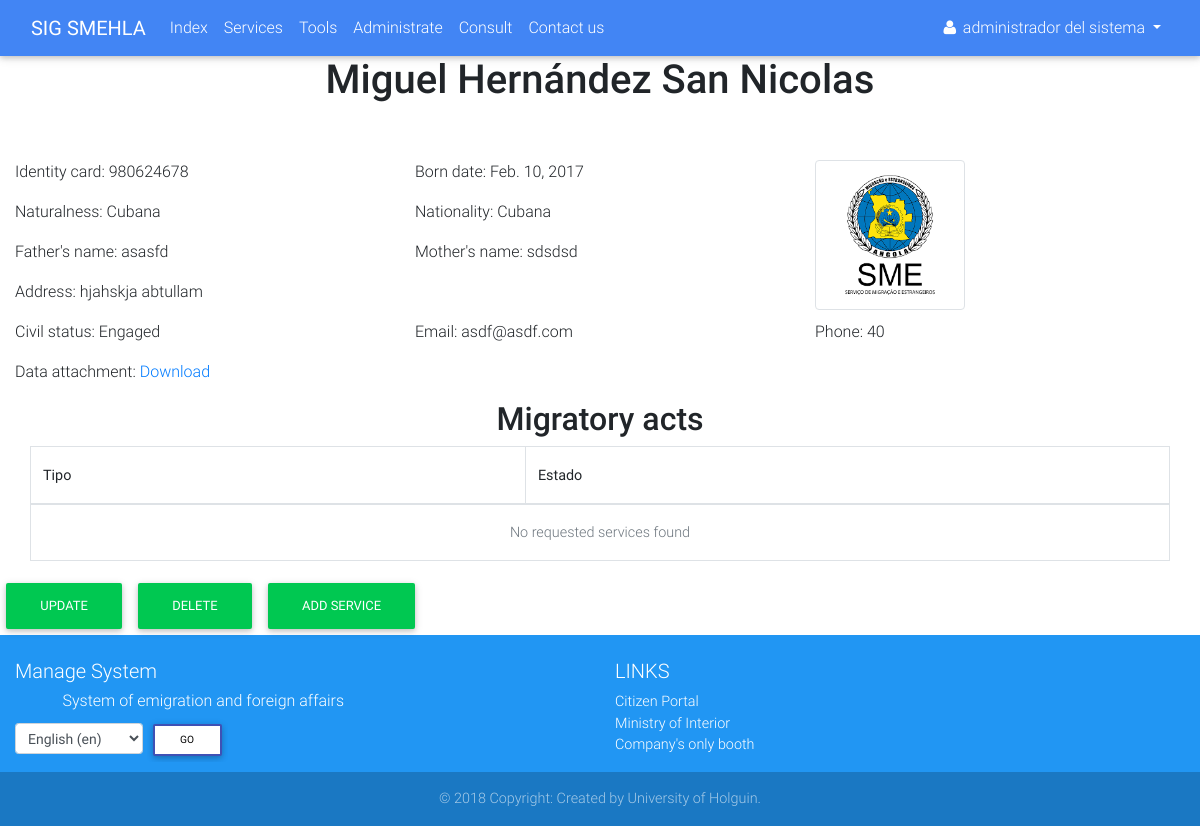
Page /client/4/detail/ (signed in) on the earlier database version.
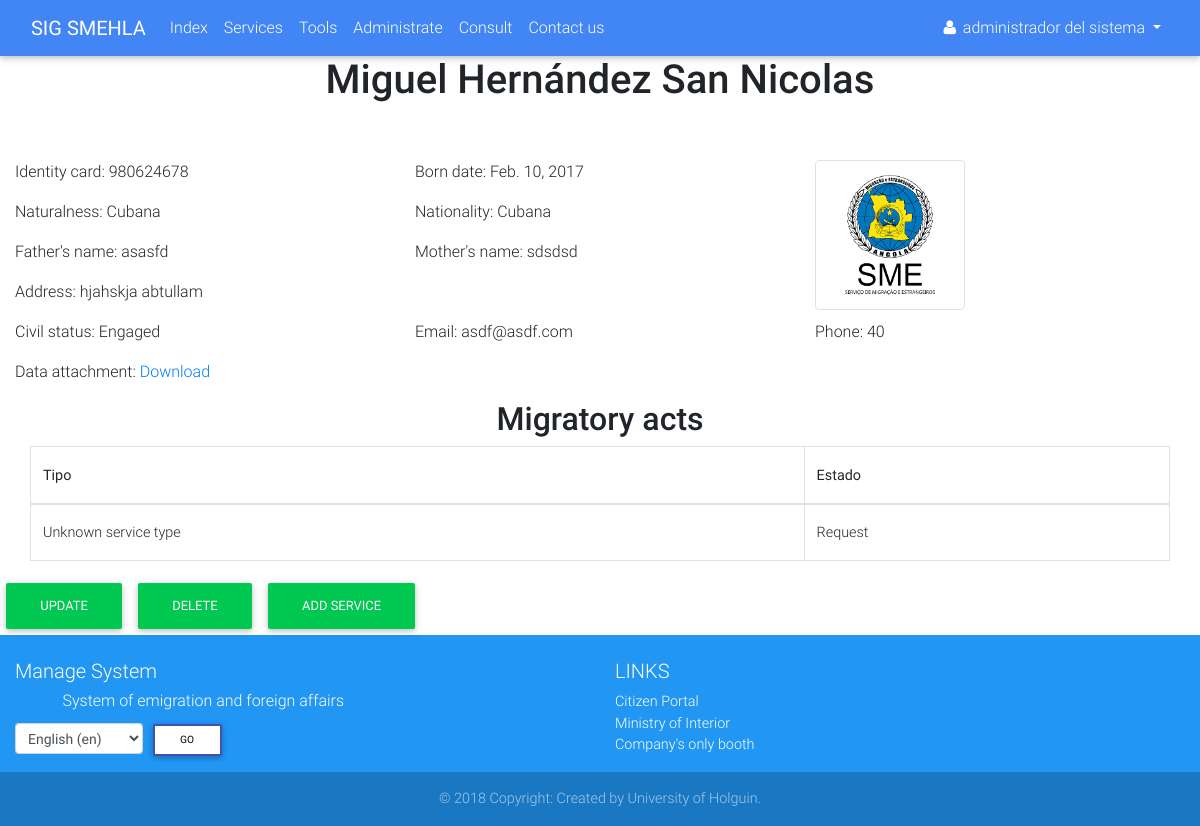
Same page on the later database version.
### accounts/models.py (models this page shows, shortened)
class Profile(AbstractUser):
    OCCUPATION_TYPE = (
        ('FAC', _('Functionary of Attention to Customer')),
        ('BAC', _('Boss of Attention to Customer')),
        ('BDAC', _('Boss of Departament of Attention to Customer')),
        ('DIR', _('Director')),
        ('ADMIN', _('Administrator')),
    )
    born_date = models.DateField(_('Born date'), blank=True, null=True, validators=[validate_born_date])
    occupation = models.CharField(_('Occupation'), max_length=5, choices=OCCUPATION_TYPE, default=OCCUPATION_TYPE[0])
    REQUIRED_FIELDS = ['email', 'born_date']
    class Meta:
        verbose_name = _('Profile')
        verbose_name_plural = _('Profiles')
    def __str__(self):
        if self.first_name and self.last_name:
            return self.get_full_name()
        else:
            return self.username

### services/models.py (models this page shows, shortened)
class Client(models.Model):
    CIVIL_STATUS = (
        ('S', _('Single')),
        ('E', _('Engaged')),
        ('M', _('Married')),
        ('W', _('Widower')),
    )
    def upload_file(self, filename):
        ext = filename.split('.')[-1]
        return 'clients/{}.{}'.format(self.ci, ext)
    ci = models.CharField(_('Identity card'), max_length=13, unique=True)
    first_name = models.CharField(_('First name'), max_length=30)
    last_name = models.CharField(_('Last name'), max_length=150)
    born_date = models.DateField(_('Born date'), validators=[validators.validate_born_date])
    civil_status = models.CharField(_('Civil status'), choices=CIVIL_STATUS, max_length=1)
    naturalness = models.CharField(_("Naturalness"), max_length=30)
    nationality = models.CharField(_('Nationality'), max_length=30)
    father = models.CharField(_('Father name'), max_length=200)
    mother = models.CharField(_('Mother name'), max_length=200)
    address = models.TextField(_('Address'))
    email = models.EmailField(_('Email'))
    phone = models.PositiveIntegerField(_('Phone number'))
    data_attachment = models.FileField(_('Data attachment'), upload_to=upload_file, null=True, blank=True)
    def get_full_name(self):
        full_name = '%s %s' % (self.first_name, self.last_name)
        return full_name.strip()

class Service(models.Model):
    SERVICE_STATUS = (
        ('1', _('Request')),
        ('2', _('Invoicing')),
        ('3', _('Revision')),
        ('4', _('Authenticating')),
        ('5', _('Deliver')),
    )
    SERVICE_TYPE = {
        'None': _('Unknown service type'),
        'visa': _('Visa'),
    }
    client = models.ForeignKey(verbose_name=_('Client'), to=Client, on_delete=models.CASCADE)
    status = models.CharField(_('Status'), max_length=1, choices=SERVICE_STATUS)
    service_type = None
    def get_service_type(self):
        if self.service_type:
            return self.service_type
        else:
            return self.SERVICE_TYPE['None']

### services/views.py (the view)
# urls.py: path('client/<int:pk>/detail/', views.ClientDetailView.as_view(), name='client_detail'),
class ClientDetailView(mixins.LoginRequiredMixin, generic.DetailView):
    model = models.Client

### services/templates/services/client_detail.html (shortened to what this page needs)
{% extends 'navbar.html' %}
{% load i18n %}
{% load static %}
{% block main %}
    <div class="container-fluid">
        <div class="row">
            <div class="col-lg-12 mb-5">
                <h1 class="h1 text-center">{{ client.get_full_name }}</h1>
            </div>
        </div>
        <div class="row">
            <div class="col-lg-8">
                <div class="row">
                    <div class="col-lg-6">
                        <p>{% trans 'Identity card' %}: {{ client.ci }}</p>
                    </div>
                    <div class="col-lg-6">
                        <p>{% trans 'Born date' %}: {{ client.born_date }}</p>
                    </div>
                </div>
                <div class="row">
                    <div class="col-lg-6">
                        <p>{% trans 'Naturalness' %}: {{ client.naturalness }}</p>
                    </div>
                    <div class="col-lg-6">
                        <p>{% trans 'Nationality' %}: {{ client.nationality }}</p>
                    </div>
                </div>
                <div class="row">
                    <div class="col-lg-6">
                        <p>{% trans "Father's name" %}: {{ client.father }}</p>
                    </div>
                    <div class="col-lg-6">
                        <p>{% trans "Mother's name" %}: {{ client.mother }}</p>
                    </div>
                </div>
                <div class="row">
                    <div class="col-lg-12">
                        <p>{% trans 'Address' %}: {{ client.address }}</p>
                    </div>
                </div>
            </div>
            <div class="col-lg-4">
                {% if client.image %}
                    <img src="{{ client.image.url }}" alt="{{ client.first_name }}" width="150em" height="150em"
                         class="img-thumbnail">
                {% else %}
                    <img src="{% static 'accounts/img/favicon.png' %}" alt="{{ client.first_name }}" width="150em"
                         height="150em" class="img-thumbnail right">
                {% endif %}
            </div>
        </div>
        <div class="row">
            <div class="col-lg-4">
                <p>{% trans 'Civil status' %}: {{ client.get_civil_status_display }}</p>
            </div>
            <div class="col-lg-4">
                <p>{% trans 'Email' %}: {{ client.email }}</p>
            </div>
            <div class="col-lg-4">
                <p>{% trans 'Phone' %}: {{ client.phone }}</p>
            </div>
        </div>
        <div class="row">
            <div class="col-lg-12">
                {% if client.data_attachment %}
                    <p>{% trans 'Data attachment' %}:
                        <a href="{{ client.data_attachment.url }}"
                           download="{{ client.get_full_name }}_{{ client.data_attachment.name }}">
                            {% trans 'Download' %}
                        </a>
                    </p>
                {% endif %}
            </div>
        </div>
        <div class="row">
            <div class="col-12">
                <h2 class="h2 text-center">{% trans 'Migratory acts' %}</h2>
            </div>
        </div>
        <div class="container">
            <div class="row">
                <table class="table table-bordered table-hover">
                    <thead>
                    <tr>
                        <th>Tipo</th>
                        <th>Estado</th>
                    </tr>
                    </thead>
                    <tbody>
                    {% for service in client.service_set.all %}
                        <tr>
                            <td>{{ service.get_service_type }}</td>
                            <td>{{ service.get_status_display }}</td>
                        </tr>
                    {% empty %}
                        <tr>
                            <td colspan="2"
                                class="text-muted text-center">{% trans 'No requested services found' %}</td>
                        </tr>
                    {% endfor %}
                    </tbody>
                </table>
            </div>
        </div>
        <div class="row">
            <div class="">
                <a href="{% url 'services:client_update' client.pk %}" class="btn btn-success">{% trans 'Update' %}</a>
                <a href="{% url 'services:client_delete' client.pk %}" class="btn btn-success">{% trans 'Delete' %}</a>
                <a href="#" class="btn btn-success">{% trans 'Add service' %}</a>
            </div>
        </div>
    </div>
{% endblock %}

### accounts/templates/navbar.html (shortened to what this page needs)
{% extends 'base.html' %}
{% load static %}
{% load i18n %}
{% block styles %}
    <link rel="stylesheet" href="{% static 'accounts/css/navbar.css' %}">
{% endblock %}
{% block content %}
    <header>
        <nav class="navbar navbar-expand-lg navbar-dark primary-color">
            <div class="container-fluid">
                <a href="{% url 'services:index' %}" class="navbar-brand">
                    <strong>SIG SMEHLA</strong>
                </a>
                <div class="collapse navbar-collapse" id="navbar">
                    <ul class="navbar-nav mr-auto">
                        <li class="nav-item" id="init">
                            <a href="{% url 'services:index' %}" class="nav-link">{% trans 'Index' %}
                                </a>
                        </li>
                        <li class="nav-item" id="services">
                            <a href="{% url 'services:services' %}" class="nav-link">{% trans 'Services' %}</a>
                        </li>
                        {% if user.is_authenticated %}
                            <li class="nav-item" id="tools">
                                <a href="{% url 'services:tools' %}" class="nav-link">{% trans 'Tools' %}</a>
                            </li>
                        {% endif %}
                        {% if user.is_superuser %}
                            <li class="nav-item" id="dashboard">
                                <a href="{% url 'accounts:dashboard' %}" class="nav-link">{% trans 'Administrate' %}</a>
                            </li>
                        {% endif %}
                        <li class="nav-item" id="status">
                            <a href="{% url 'services:status' %}" class="nav-link">{% trans 'Consult' %}</a>
                        </li>
                        <li class="nav-item">
                            <a href="#" class="nav-link" data-toggle="modal"
                               data-target="#contact">{% trans 'Contact us' %}</a>
                        </li>
                    </ul>
                    <div class="form-inline">
                        <ul class="navbar-nav mr-auto">
                            <li class="nav-item">
                                {% if user.is_authenticated %}
                                    <div class="dropdown">
                                        <a href="#" id="test" class="nav-link waves-effect waves-light dropdown-toggle"
                                           data-toggle="dropdown" aria-haspopup="true" aria-expanded="false">
                                            <i class="fa fa-user"></i>
                                            <span class="clearfix d-none d-sm-inline-block">{{ user }}</span>
                                        </a>
                                    </div>
                                {% else %}
                                    <a href="{% url 'accounts:login' %}" class="nav-link">
                                        <i class="fa fa-sign-in"></i>
                                    </a>
                                {% endif %}
                            </li>
                        </ul>
                    </div>
                </div>
            </div>
        </nav>
    </header>
    <main>
        {% block main %}
        {% endblock %}
    </main>
    <footer class="page-footer font-small blue pt-4">
        <div class="container-fluid text-center text-md-left">
            <div class="row">
                <div class="col-md-6 mt-md-0 mt-3">
                    <h5>{% trans 'Manage System' %}</h5>
                    <h6 class="offset-1">{% trans 'System of emigration and foreign affairs' %}</h6>
                    <form action="{% url 'set_language' %}" method="post">{% csrf_token %}
                        <label>
                            <select name="language" class="form-control form-control-sm" id="languages">
                                {% get_available_languages as LANGUAGES %}
                                {% get_language_info_list for LANGUAGES as languages %}
                                {% get_current_language as LANGUAGE_CODE %}
                                {% for language in languages %}
                                    <option value="{{ language.code }}"{% if language.code == LANGUAGE_CODE %}
                                            selected{% endif %}>
                                        {{ language.name_local }} ({{ language.code }})
                                    </option>
                                {% endfor %}
                            </select>
                        </label>
                        <input type="submit" value="{% trans 'Go' %}" class="btn btn-outline-indigo btn-white btn-sm">
                    </form>
                </div>
                <div class="col-md-3 mb-md-0 mb-3">
                    <h5 class="text-uppercase">{% trans 'Links' %}</h5>
                    <ul class="list-unstyled">
                        <li>
                            <a href="http://www.cidadao.gov.ao" target="_blank">{% trans 'Citizen Portal' %}</a>
                        </li>
                        <li>
                            <a href="http://www.minint.gov.ao" target="_blank">{% trans 'Ministry of Interior' %}</a>
                        </li>
                        <li>
                            <a href="http://gue.minjus-ao.com" target="_blank">{% trans "Company's only booth" %}</a>
                        </li>
                    </ul>
                </div>
            </div>
        </div>
        <div class="footer-copyright text-center py-3">
            &copy; 2018 {% trans 'Copyright: Created by University of Holguin' %}.
        </div>
    </footer>
{% endblock %}

### accounts/templates/base.html (shortened to what this page needs)
<!DOCTYPE html>
{% load i18n %}
{% get_current_language as LANGUAGE_CODE %}
<html lang="{{ LANGUAGE_CODE }}">
{% load static %}
<head>
    <link rel="stylesheet" href="{% static 'accounts/css/font-awesome.css' %}">
    <link href="{% static 'accounts/css/bootstrap.min.css' %}" rel="stylesheet">
    <link href="{% static 'accounts/css/mdb.min.css' %}" rel="stylesheet">
    <link href="{% static 'accounts/css/sweetalert2.min.css' %}" rel="stylesheet">
    <link href="{% static 'accounts/css/bootstrap-datepicker.css' %}" rel="stylesheet">
    <link href="{% static 'accounts/css/styles.css' %}" rel="stylesheet">
    {% block styles %}{% endblock %}
</head>
<body>
{% block content %}
{% endblock %}
</body>
</html>

### accounts/static/accounts/css/navbar.css (style rules this page uses)
body { display: flex; min-height: 100vh; flex-direction: column; }
main { flex: 1 0 auto; }

Differences in the rows shown:
added Service: get_service_type "Unknown service type", status "Request"
Other differences:
text no longer shown: "No requested services found"
